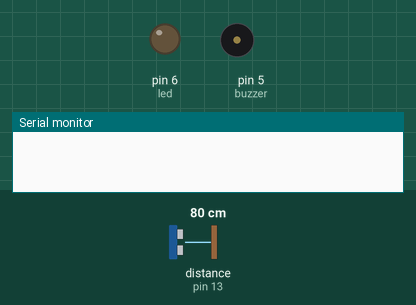
This sketch was run on a simulated Arduino Uno, built with avr-gcc and run on an emulated ATmega328P. Parts: output pins drawn as LEDs (lit = HIGH), buzzer (waves = sounding, pin HIGH), the last lines printed to the serial monitor. Wiring (inferred from the names in the program): ultrasonic range finder: trigger pin 12; echo pin 13. Inputs (shaded band) come from the test bench; at power-on: distance to the obstacle (sensor on pin 13) 80 cm. The echo pulse lasts 58.3 µs per cm; pins used as bus, display or sensor lines are not drawn.

Above: at 1.2 s.
1.3 s: distance to the obstacle (sensor on pin 13) set to 33 cm
2.8 s: distance to the obstacle (sensor on pin 13) set to 28 cm
At 3.6 s:
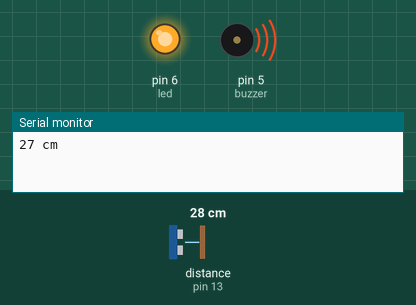
Timing chart, 0 to 5.8 s (numbered marks = the images above; inputs shaded):
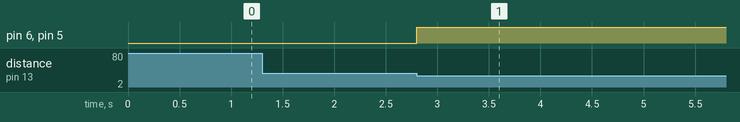

Measured:
- the behaviour switches between 31 and 30 cm on distance to the obstacle (sensor on pin 13) (found by bisection; images 0 and 1)
- after the input at 1.3 s, every drawn part: stays the same
- after the input at 2.8 s, pin 6 (led), pin 5 (buzzer): LOW → HIGH at once

The sketch:

alarme_ver_4.ino
```cpp
// 2ª versão do código do projeto
// Descrição: O código ativa o buzzer e o LED mas não mantém eles ativados após desativar o sensor ultrassônico.
// Necessário implementar isso e envio de mensagem.
/////////////////////////////////////////////////////////////////////////////////////////////////////////////////

#include <Arduino.h>                         // Apenas para o uso no PlataformIO
#include <SPI.h>

int led = 6;                                 // Porta digital D12 é definido como o Led
int buzzer = 5;                              // Porta digital D10 é definido como o Buzzer
// int sensor = 0;                              // Porta analógica A0 é definida como Sensor
int trigPin = 12;
int echoPin = 13;
String resposta = "";

void setup() {
  Serial.begin(9600);
  pinMode(trigPin, OUTPUT);
  pinMode(echoPin, INPUT);
  // pinMode(sensor, INPUT);                      // Sensor = Entrada
  pinMode(buzzer, OUTPUT);                     // Buzzer = Saída
  pinMode(led, OUTPUT);                        // Led = Saída
}

void loop() {
  long duration, distance;
  // Configura o pino 12 com um pulso baixo "LOW" ou desligado ou ainda 0
  digitalWrite(trigPin, LOW);
  delayMicroseconds(10);

  // Configura o pino 12 com pulso alto "HIGH" ou ligado ou ainda 1
  // Configura o pino 12 com pulso alto "HIGH" ou ligado ou ainda 1
  digitalWrite(trigPin, HIGH);
  delayMicroseconds(10); // Aguarda 10 microssegundos
  // Configura o pino 12 com pulso baixo novamente
  digitalWrite(trigPin, LOW);
  // PulseIn lê o tempo entre a chamada e o pino entrar em High
  duration = pulseIn(echoPin, HIGH);

  distance = ((duration/2) / 29.1);


  // int ir = analogRead(sensor);                // Leitura do sensor
  if(distance < 30) {                         // Se o valor for menor que 150 o Led e o Buzzer são ativados (150 = distância válida do sensor)

    while (resposta != "Ok" && resposta != "ok" && resposta != "OK"){
      digitalWrite(led, HIGH);                  // Led liga
      digitalWrite(buzzer, HIGH);               // Buzzer liga
      Serial.print(distance);
      Serial.println(" cm");

      delay(1000);
      resposta = Serial.read();

      if (resposta == "OK" || resposta == "ok" || resposta == "OK"){

        digitalWrite(led, LOW);
        digitalWrite(buzzer, LOW);
        return;
      }
    }
  }

}
```
